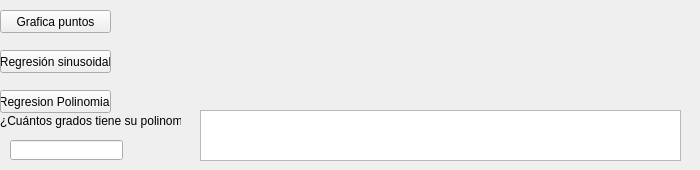
    <widget class="QWidget" name="tab_2">
     <attribute name="title">
      <string>Regresiones </string>
     </attribute>
     <widget class="QPushButton" name="graficar">
      <property name="geometry">
       <rect>
        <x>0</x>
        <y>10</y>
        <width>111</width>
        <height>23</height>
       </rect>
      </property>
      <property name="text">
       <string>Grafica puntos</string>
      </property>
     </widget>
     <widget class="QPushButton" name="sen">
      <property name="geometry">
       <rect>
        <x>0</x>
        <y>50</y>
        <width>111</width>
        <height>23</height>
       </rect>
      </property>
      <property name="text">
       <string>Regresión sinusoidal</string>
      </property>
     </widget>
     <widget class="QPushButton" name="pol">
      <property name="geometry">
       <rect>
        <x>0</x>
        <y>90</y>
        <width>111</width>
        <height>23</height>
       </rect>
      </property>
      <property name="text">
       <string>Regresion Polinomial</string>
      </property>
     </widget>
     <widget class="QLabel" name="label_5">
      <property name="geometry">
       <rect>
        <x>0</x>
        <y>110</y>
        <width>181</width>
        <height>21</height>
       </rect>
      </property>
      <property name="text">
       <string>¿Cuántos grados tiene su polinomio?</string>
      </property>
     </widget>
     <widget class="QLineEdit" name="grad">
      <property name="geometry">
       <rect>
        <x>10</x>
        <y>140</y>
        <width>113</width>
        <height>20</height>
       </rect>
      </property>
     </widget>
     <widget class="QTextEdit" name="cua">
      <property name="geometry">
       <rect>
        <x>200</x>
        <y>110</y>
        <width>481</width>
        <height>51</height>
       </rect>
      </property>
     </widget>
     <widget class="QLabel" name="sin">
      <property name="geometry">
       <rect>
        <x>120</x>
        <y>50</y>
        <width>571</width>
        <height>20</height>
       </rect>
      </property>
      <property name="text">
       <string/>
      </property>
     </widget>
    </widget>
